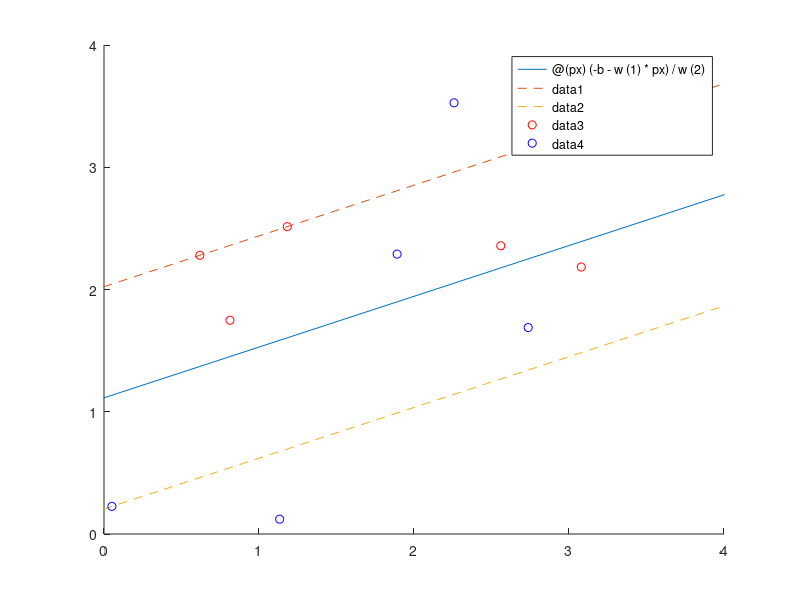

The MATLAB source for this figure:
%%
%define n and p and c
p = 10;
n = 2;
c = 1000;


%%
%Generate data and define initial y
% %create seperated 2D random data
%X=rand(n,p/2);
%X(1:n,p/2+1:p)=2+rand(n,p/2);
%create 2D random data
X=4*rand(n,p);

%define Y
Y = ones(5,1);
Y(6:10,1) = -1*ones(5,1);

%%
%Define the problem for linprog
%define A
%make Y a diagonal matrix
Ydiag = zeros(p,p);
for i=1:p
    Ydiag(i,i) = Y(i);
end

A = [eye(n) zeros(n,p+1) -1*eye(n,n);
-1*eye(n) zeros(n,p+1) -1*eye(n,n);
Ydiag*X' Y -1*eye(p,p) zeros(p,n);
zeros(p,n+1) -1*eye(p,p) zeros(p,n)];

%construct b
b = [zeros(2*n,1); -1*ones(p,1); zeros(p,1)];

%construct f
f = [zeros(n+1,1); c*ones(p,1); ones(n,1)];


%%
%use linprog
x = linprog(f,A,b);

%pull out variables from x
w = x(1:n);
b= x(n+1);
psi = x(n+2:n+1+p);
t = x(n+2+p:n*2+1+p);

%%
%visualize result
hold
fplot(@(px) (-b-w(1)*px)/w(2))
fplot(@(px) (-1-b-w(1)*px)/w(2),'--')
fplot(@(px) (1-b-w(1)*px)/w(2),'--')
scatter(X(1,1:5),X(2,1:5),'r')
scatter(X(1,6:10),X(2,6:10),'b')
xlim([0 4])
ylim([0 4])

